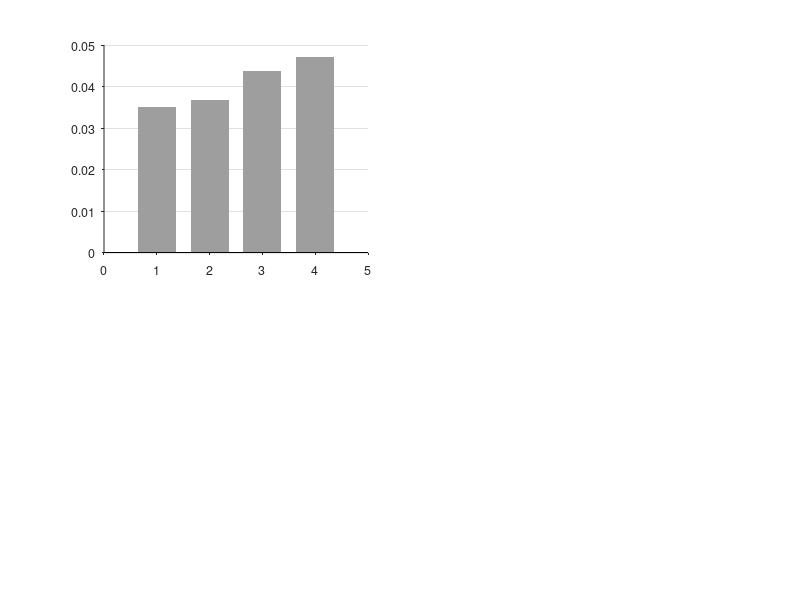

Source code (MATLAB): (Note: this script raises an error after producing the figure.)
% 적재별 종합 - 예측 오차와 주행 오차를 한 자리에 (32 / 40 / 48 / 56 t)
%
% 무게를 MLP 입력에 넣을지에 대한 근거를 적재별로 모았다. 두 축이 있다.
%
%   가로축 = 무엇을 재나
%     예측 오차   1스텝 잔차 예측 오차. 모델 자체의 정확도
%     주행 오차   급코너 횡오차 RMS / 헤딩오차 RMS. 폐루프 추종 성능
%
%   세로축 = 그 적재를 학습에서 봤나
%     본 적재     32/40/48/56 을 다 섞어 학습. 평가 적재도 학습에 들어있다
%     안 본 적재  그 적재를 통째로 빼고 학습. 처음 보는 적재다
%
% '본 적재' 는 무게에 가장 유리한 조건이다 - 학습에서 봤고, 입력에 무게 칸이 있고,
% 주행 때 정답 무게까지 받는다. 실차에는 적재 중량계가 없으니 이건 상한선이다.
% '안 본 적재' 가 실제 배치 상황에 가깝고, 거기서 결론이 뒤집힌다.
%
%   본 적재    예측은 차이 없고(0~3%), 주행은 조건화가 7~20% 좋아 보인다.
%              그런데 플라시보(무게 열을 섞어 정보량 0)가 그 이득의 절반 이상을
%              재현한다 - 무게 정보가 아니라 입력 차원 탓이다.
%   안 본 적재 예측에서 조건화가 **진다**. 횡 -19.6 / +1.3 / -25.8 / -43.4 %.
%              12 시드쌍 중 10쌍이 무게 X 승. 플라시보가 11/12 로 조건화를 이긴다.
%              주행에서도 56 t 조건화 이득이 11.3% -> 0.4% 로 사라진다.
%
% ** 40 t 주행 주의 ** 40 t 만 주행 조건이 다르다 (v=12 / 10 Hz / 시드 1개, 나머지는
% v=10 / 6.5 Hz / 시드 3개). 속도가 1.9 m/s 빨라 절대 오차가 약 2배다. 막대에
% 빗금으로 표시했다. **40 t 내부의 무게 O/X 쌍비교만 유효하다.**
%
% ** 안 본 적재 주행 ** 56 t 는 있다 (results/heldout56/, 2026-08-04, 3시드).
% 그때 쓴 모델이 lomo_mass.py 의 56 t 모델과 가중치·정규화까지 동일함을 확인했다.
% 32/40/48 t 는 아직 없어서 '(not run yet)' 이 찍힌다. 채우려면:
%   ./scripts/run_ablation.sh lomo_nomass 48 0   (TruckMaker Loads=16000)
%   ./scripts/run_ablation.sh lomo_cond   48 0
%
% ** 제어율 ** 주행은 (c)(d) 모두 6.3~6.5 Hz 다(솔버 수정 전). 같은 조건이라
% (c) 대 (d) 비교가 성립한다.
%
% 창 3개가 뜬다.
%   Figure 1  횡방향  4칸 (예측/본, 예측/안본, 주행/본, 주행/안본)
%   Figure 2  헤딩    4칸 (같은 배치)
%   Figure 3  같은 값을 표로. 명령창에도 같이 출력된다.
%
% 데이터: fig_mass_summary.mat  (results/mass_summary.py 가 생성)
% 실행:   results/matlab/ 폴더 안에서 `plot_mass_summary`
% 요구:   base MATLAB 만 (툴박스 불필요). R2013a 이상.

clear; close all
load('fig_mass_summary.mat')

GREY = [0.62 0.62 0.62];    % 보정 없음
NOM  = [0.12 0.47 0.71];    % 무게 없음
RES  = [0.90 0.49 0.13];    % 무게 있음
PLA  = [0.00 0.62 0.45];    % 플라시보 (Okabe-Ito bluish green)
COL  = [NOM; RES; PLA];

mm = mass(:);  nM = numel(mm);  x = (1:nM)';
w  = 0.24;
DN = 2; DA = 3;             % 예측 채널: 1=ds 2=dn 3=dalpha 4=dv

% NaN 안전 평균/표준편차 (플라시보는 일부 적재만, 40t 주행은 시드 1개, 안 본 적재
% 주행은 아직 없을 수 있다). nanmean 은 Statistics Toolbox 함수라 쓰지 않는다.
nm_mean = @(v) sum(v(~isnan(v))) / max(sum(~isnan(v)), 1);
nm_sd   = @(v) std(v(~isnan(v)));
nm_n    = @(v) sum(~isnan(v));

%% ---- 4칸의 정의: {데이터, 보정없음, 채널, 배율, 제목, y라벨} ----
% k=1 횡, k=2 헤딩
for k = 1:2
    if k == 1
        pc = DN; dc = 1; sc = 1;      chn = 'lateral';
        yp = '1-step  \Deltan  [m]';  yd = 'corner  |n|  RMS  [m]';
    else
        pc = DA; dc = 2; sc = 180/pi; chn = 'heading';
        yp = '1-step  \Delta\alpha  [deg]'; yd = 'corner  \alpha  RMS  [deg]';
    end
    PANEL = { pred_seen,   pred_raw_seen,   pc, sc, ...
                sprintf('(a)  prediction error  -  SEEN payload'),   yp, 0; ...
              pred_unseen, pred_raw_unseen, pc, sc, ...
                sprintf('(b)  prediction error  -  UNSEEN payload'), yp, 0; ...
              drive_seen,  [],              dc, 1,  ...
                sprintf('(c)  tracking error  -  SEEN payload'),     yd, 1; ...
              drive_unseen,[],              dc, 1,  ...
                sprintf('(d)  tracking error  -  UNSEEN payload'),   yd, 1 };

    figure('Color','w','Position',[40+30*k 40 1120 720])
    for p = 1:4
        A = PANEL{p,1};  R = PANEL{p,2};  ci = PANEL{p,3};
        s = PANEL{p,4};  ttl = PANEL{p,5}; ylb = PANEL{p,6}; isdrive = PANEL{p,7};
        subplot(2,2,p); hold on; box off
        set(gca,'FontSize',9,'TickDir','out','YGrid','on', ...
                'GridColor',[.88 .88 .88],'GridAlpha',1,'Layer','bottom')

        if ~isempty(R)      % 보정 없음: 회색 배경 막대 (스케일 기준선)
            bar(x, R(:,ci)*s, 0.72, 'FaceColor', GREY, 'EdgeColor','none', ...
                'FaceAlpha', 0.30);
        end

        hb = []; lg = {}; any_data = 0;
        for a = 1:3
            mu = zeros(nM,1); n = zeros(nM,1);
            for i = 1:nM
                v = squeeze(A(i,a,:,ci))*s;
                mu(i) = nm_mean(v);  n(i) = nm_n(v);
            end
            if ~any(n), continue; end
            any_data = 1;
            mu(n == 0) = 0;
            hh = bar(x + (a-2)*w, mu, w*0.9, 'FaceColor', COL(a,:), 'EdgeColor','none');
            hb(end+1) = hh; lg{end+1} = arm{a};  %#ok<AGROW,SAGROW>
            for i = 1:nM
                v = squeeze(A(i,a,:,ci))*s;  v = v(~isnan(v));
                if isempty(v), continue; end
                % 개별 시드를 점으로 - 산포를 숨기지 않는다
                plot(x(i) + (a-2)*w, v, 'o', 'MarkerSize', 3.5, ...
                     'MarkerFaceColor','w','MarkerEdgeColor',COL(a,:)*0.7,'LineWidth',0.8);
                % 40t 주행은 조건이 다르다 - 별표로 경고
                if isdrive && ~drive_same(i)
                    yl = ylim;
                    text(x(i)+(a-2)*w, mu(i)+0.03*(yl(2)-yl(1)), '*', ...
                         'HorizontalAlignment','center','FontSize',11,'Color',[.7 .2 .2]);
                end
            end
        end

        set(gca,'XTick',x,'XTickLabel',arrayfun(@(m) sprintf('%dt',m), mm, ...
                'UniformOutput',false))
        ylabel(ylb);  xlim([0.5 nM+0.5])
        title(ttl,'FontSize',10,'FontWeight','normal')
        if p >= 3, xlabel('Payload'); end
        if ~any_data
            yl = ylim;
            text(mean(xlim), mean(yl), '(not run yet)', ...
                 'HorizontalAlignment','center','FontSize',12,'Color',[.6 .6 .6]);
        elseif p == 1
            legend(hb, lg, 'Location','northwest','Box','off','FontSize',8);
        end
        if isdrive && any(~drive_same)
            yl = ylim;
            text(0.55, yl(1)+0.96*(yl(2)-yl(1)), ...
                 '*  different run condition (v=12, 10 Hz, 1 seed)', ...
                 'FontSize',7.5,'Color',[.7 .2 .2]);
        end
    end
    annotation('textbox',[0.005 0.955 0.99 0.04],'String', ...
        sprintf(['%s channel   -   with-mass input helps only where the payload ' ...
        'was in the training set'], upper(chn)), ...
        'EdgeColor','none','FontSize',11,'FontWeight','bold', ...
        'HorizontalAlignment','center');
end

%% ---- 수치 표 (명령창 + Figure 3) ----
LBL = {'lateral', 'heading'};
BLK = {'prediction / SEEN', 'prediction / UNSEEN', ...
       'tracking / SEEN',   'tracking / UNSEEN'};
lines = {};
for k = 1:2
    if k == 1, pc = DN; dc = 1; sc = 1; else pc = DA; dc = 2; sc = 180/pi; end
    SRC = {pred_seen, pred_raw_seen, pc, sc; pred_unseen, pred_raw_unseen, pc, sc; ...
           drive_seen, [], dc, 1;            drive_unseen, [], dc, 1};
    lines{end+1} = sprintf('=== %s ===', upper(LBL{k}));  %#ok<SAGROW>
    for b = 1:4
        A = SRC{b,1}; R = SRC{b,2}; ci = SRC{b,3}; s = SRC{b,4};
        lines{end+1} = sprintf('--- %s', BLK{b});  %#ok<SAGROW>
        lines{end+1} = sprintf('%6s %10s %16s %16s %16s %8s', ...
            'mass','no resid','no mass','with mass','shuffled','gain');  %#ok<SAGROW>
        for i = 1:nM
            if isempty(R), r0 = sprintf('%10s','-');
            else           r0 = sprintf('%10.4f', R(i,ci)*s); end
            c = cell(1,3); mu = nan(1,3);
            for a = 1:3
                v = squeeze(A(i,a,:,ci))*s;
                if nm_n(v) == 0, c{a} = sprintf('%16s','-');
                else
                    mu(a) = nm_mean(v);
                    c{a} = sprintf('%10.4f%c%.4f', mu(a), char(177), nm_sd(v));
                end
            end
            if isnan(mu(1)) || isnan(mu(2)), g = sprintf('%8s','-');
            else g = sprintf('%7.1f%%', 100*(mu(1)-mu(2))/mu(1)); end
            lines{end+1} = sprintf('%5dt %s %s %s %s %s', ...
                mm(i), r0, c{1}, c{2}, c{3}, g);  %#ok<SAGROW>
        end
    end
    lines{end+1} = '';  %#ok<SAGROW>
end
fprintf('\n');
for i = 1:numel(lines), fprintf('%s\n', lines{i}); end

figure('Color','w','Position',[100 60 880 900]); axis off
text(0.02, 0.985, 'Payload summary — prediction error and tracking error', ...
     'FontSize',12,'FontWeight','bold');
yy = 0.955;
for i = 1:numel(lines)
    L = lines{i};
    if isempty(L), yy = yy - 0.010; continue; end
    if strncmp(L,'===',3),      fw='bold'; cl=[0 0 0];        fs=10;
    elseif strncmp(L,'---',3),  fw='bold'; cl=[.25 .25 .25];  fs=9;
    elseif strncmp(L,'  mass',6) || ~isempty(strfind(L,'no resid'))
                                fw='bold'; cl=[.4 .4 .4];     fs=8.5;
    else                        fw='normal'; cl=[0 0 0];      fs=8.5; end
    text(0.02, yy, L, 'FontName','FixedWidth','FontSize',fs, ...
         'FontWeight',fw,'Color',cl,'Interpreter','none');
    yy = yy - 0.0215;
end
xlim([0 1]); ylim([0 1])
